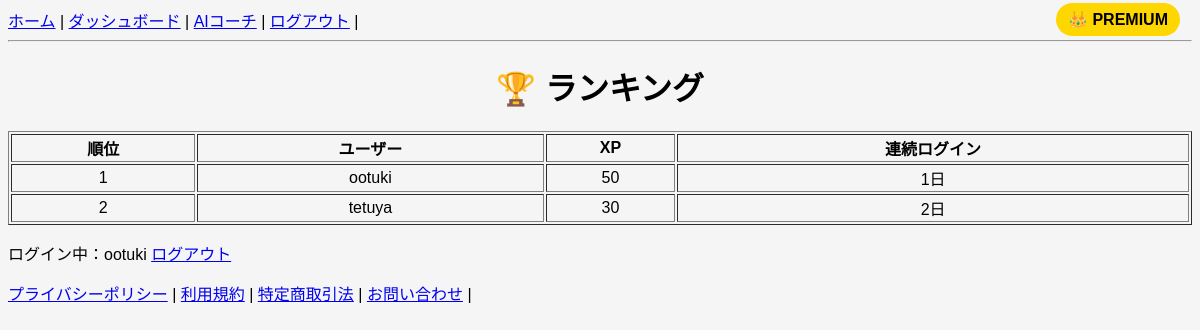
Page /ranking/ (signed in) on the earlier database version.
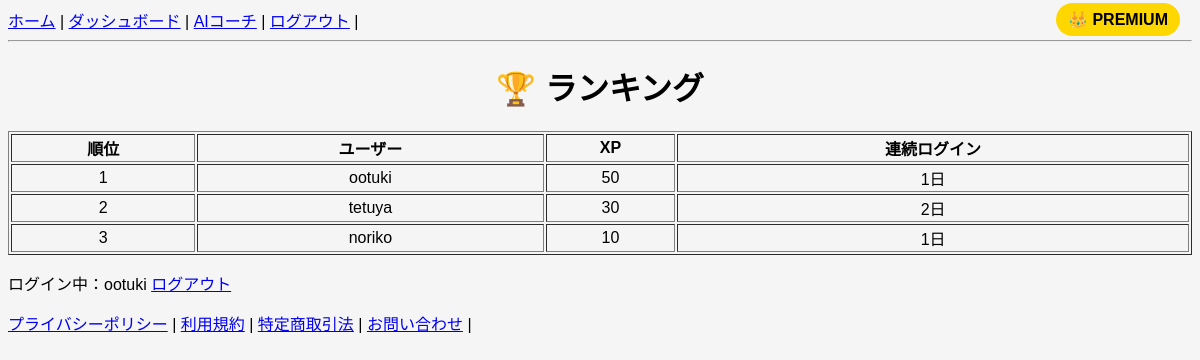
Same page on the later database version.
### snippets/models.py (models this page shows, shortened)
class Profile(models.Model):
    user = models.OneToOneField(User, on_delete=models.CASCADE)
    is_premium = models.BooleanField(default=False)
    xp = models.IntegerField(default=0)
    level = models.IntegerField(default=1)
    streak = models.IntegerField(default=0)
    last_login_date = models.DateField(null=True, blank=True)
    streak_freeze = models.BooleanField(default=False)
    ai_count = models.IntegerField(default=0)

### snippets/views/ranking_views.py (the view)
# urls.py: path("ranking/", ranking, name="ranking"),
@login_required
def ranking(request):
    users = Profile.objects.all().order_by("-xp", "-is_premium")[:50]
    all_users = Profile.objects.all().order_by("-xp")
    rank = list(all_users).index(request.user.profile) + 1
    return render(request, "snippets/ranking.html", {
        "users": users
    })

### snippets/templates/snippets/ranking.html
{% extends "snippets/base.html" %}
{% block content %}
<h1>🏆 ランキング</h1>
<table border="1" style="width:100%;text-align:center;">
    <tr>
        <th>順位</th>
        <th>ユーザー</th>
        <th>XP</th>
        <th>連続ログイン</th>
    </tr>
    {% for user in users %}
    <tr>
        <td>{{ forloop.counter }}</td>
        <td>{{ user.user.username }}</td>
        <td>{{ user.xp }}</td>
        <td>{{ user.streak }}日</td>
    </tr>
    {% endfor %}
</table>
{% endblock %}

Differences in the rows shown:
added Profile: user.username "noriko", xp "10", streak "1"
